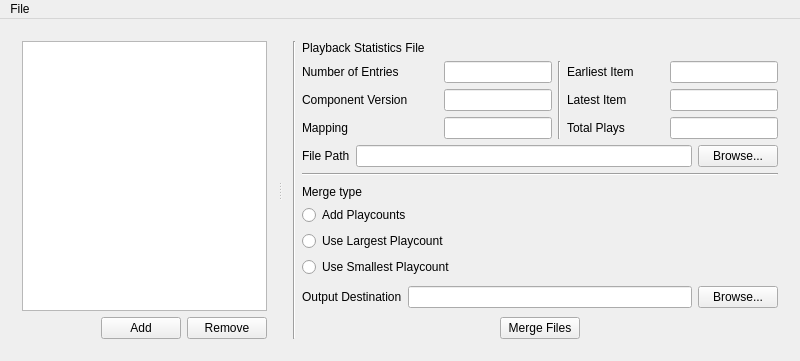
<?xml version="1.0" encoding="UTF-8"?>
<ui version="4.0">
 <class>MainWindow</class>
 <widget class="QMainWindow" name="MainWindow">
  <property name="geometry">
   <rect>
    <x>0</x>
    <y>0</y>
    <width>800</width>
    <height>361</height>
   </rect>
  </property>
  <property name="windowTitle">
   <string>MainWindow</string>
  </property>
  <widget class="QWidget" name="centralWidget">
   <layout class="QVBoxLayout" name="verticalLayout_6">
    <item>
     <widget class="QSplitter" name="splitter">
      <property name="orientation">
       <enum>Qt::Horizontal</enum>
      </property>
      <widget class="QWidget" name="">
       <layout class="QVBoxLayout" name="verticalLayout_2">
        <item>
         <layout class="QVBoxLayout" name="layoutList">
          <item>
           <widget class="QTableWidget" name="tableWidget"/>
          </item>
          <item>
           <layout class="QHBoxLayout" name="layoutListButtons">
            <item>
             <spacer name="horizontalSpacer_8">
              <property name="orientation">
               <enum>Qt::Horizontal</enum>
              </property>
              <property name="sizeHint" stdset="0">
               <size>
                <width>40</width>
                <height>20</height>
               </size>
              </property>
             </spacer>
            </item>
            <item>
             <widget class="QPushButton" name="pushButton_Add">
              <property name="text">
               <string>Add</string>
              </property>
             </widget>
            </item>
            <item>
             <widget class="QPushButton" name="pushButton_Remove">
              <property name="text">
               <string>Remove</string>
              </property>
             </widget>
            </item>
           </layout>
          </item>
         </layout>
        </item>
       </layout>
      </widget>
      <widget class="QWidget" name="">
       <layout class="QHBoxLayout" name="horizontalLayout_9">
        <item>
         <widget class="Line" name="line_2">
          <property name="orientation">
           <enum>Qt::Vertical</enum>
          </property>
         </widget>
        </item>
        <item>
         <layout class="QVBoxLayout" name="verticalLayout_5">
          <item>
           <widget class="QLabel" name="labelTitle">
            <property name="text">
             <string>Playback Statistics File</string>
            </property>
           </widget>
          </item>
          <item>
           <layout class="QHBoxLayout" name="horizontalLayout_7">
            <item>
             <layout class="QVBoxLayout" name="verticalLayout_4">
              <item>
               <layout class="QHBoxLayout" name="horizontalLayout">
                <item>
                 <widget class="QLabel" name="labelNumberEntries">
                  <property name="text">
                   <string>Number of Entries</string>
                  </property>
                 </widget>
                </item>
                <item>
                 <spacer name="horizontalSpacer_3">
                  <property name="orientation">
                   <enum>Qt::Horizontal</enum>
                  </property>
                  <property name="sizeHint" stdset="0">
                   <size>
                    <width>40</width>
                    <height>20</height>
                   </size>
                  </property>
                 </spacer>
                </item>
                <item>
                 <widget class="QLineEdit" name="lineEditNumberEntries">
                  <property name="sizePolicy">
                   <sizepolicy hsizetype="MinimumExpanding" vsizetype="Fixed">
                    <horstretch>0</horstretch>
                    <verstretch>0</verstretch>
                   </sizepolicy>
                  </property>
                 </widget>
                </item>
               </layout>
              </item>
              <item>
               <layout class="QHBoxLayout" name="horizontalLayout_2">
                <item>
                 <widget class="QLabel" name="labelVersion">
                  <property name="text">
                   <string>Component Version</string>
                  </property>
                 </widget>
                </item>
                <item>
                 <spacer name="horizontalSpacer_2">
                  <property name="orientation">
                   <enum>Qt::Horizontal</enum>
                  </property>
                  <property name="sizeHint" stdset="0">
                   <size>
                    <width>40</width>
                    <height>20</height>
                   </size>
                  </property>
                 </spacer>
                </item>
                <item>
                 <widget class="QLineEdit" name="lineEditVersion">
                  <property name="sizePolicy">
                   <sizepolicy hsizetype="MinimumExpanding" vsizetype="Fixed">
                    <horstretch>0</horstretch>
                    <verstretch>0</verstretch>
                   </sizepolicy>
                  </property>
                 </widget>
                </item>
               </layout>
              </item>
              <item>
               <layout class="QHBoxLayout" name="horizontalLayout_3">
                <item>
                 <widget class="QLabel" name="labelMapping">
                  <property name="text">
                   <string>Mapping</string>
                  </property>
                 </widget>
                </item>
                <item>
                 <spacer name="horizontalSpacer">
                  <property name="orientation">
                   <enum>Qt::Horizontal</enum>
                  </property>
                  <property name="sizeHint" stdset="0">
                   <size>
                    <width>40</width>
                    <height>20</height>
                   </size>
                  </property>
                 </spacer>
                </item>
                <item>
                 <widget class="QLineEdit" name="lineEditMapping">
                  <property name="sizePolicy">
                   <sizepolicy hsizetype="MinimumExpanding" vsizetype="Fixed">
                    <horstretch>0</horstretch>
                    <verstretch>0</verstretch>
                   </sizepolicy>
                  </property>
                 </widget>
                </item>
               </layout>
              </item>
             </layout>
            </item>
            <item>
             <widget class="Line" name="line">
              <property name="orientation">
               <enum>Qt::Vertical</enum>
              </property>
             </widget>
            </item>
            <item>
             <layout class="QVBoxLayout" name="verticalLayout_3">
              <item>
               <layout class="QHBoxLayout" name="horizontalLayout_4">
                <item>
                 <widget class="QLabel" name="labelEarliestItem">
                  <property name="text">
                   <string>Earliest Item</string>
                  </property>
                 </widget>
                </item>
                <item>
                 <spacer name="horizontalSpacer_4">
                  <property name="orientation">
                   <enum>Qt::Horizontal</enum>
                  </property>
                  <property name="sizeHint" stdset="0">
                   <size>
                    <width>40</width>
                    <height>20</height>
                   </size>
                  </property>
                 </spacer>
                </item>
                <item>
                 <widget class="QLineEdit" name="lineEditEarliestItem">
                  <property name="sizePolicy">
                   <sizepolicy hsizetype="MinimumExpanding" vsizetype="Fixed">
                    <horstretch>0</horstretch>
                    <verstretch>0</verstretch>
                   </sizepolicy>
                  </property>
                 </widget>
                </item>
               </layout>
              </item>
              <item>
               <layout class="QHBoxLayout" name="horizontalLayout_5">
                <item>
                 <widget class="QLabel" name="labelLatestItem">
                  <property name="text">
                   <string>Latest Item</string>
                  </property>
                 </widget>
                </item>
                <item>
                 <spacer name="horizontalSpacer_5">
                  <property name="orientation">
                   <enum>Qt::Horizontal</enum>
                  </property>
                  <property name="sizeHint" stdset="0">
                   <size>
                    <width>40</width>
                    <height>20</height>
                   </size>
                  </property>
                 </spacer>
                </item>
                <item>
                 <widget class="QLineEdit" name="lineEditLatestItem">
                  <property name="sizePolicy">
                   <sizepolicy hsizetype="MinimumExpanding" vsizetype="Fixed">
                    <horstretch>0</horstretch>
                    <verstretch>0</verstretch>
                   </sizepolicy>
                  </property>
                 </widget>
                </item>
               </layout>
              </item>
              <item>
               <layout class="QHBoxLayout" name="horizontalLayout_6">
                <item>
                 <widget class="QLabel" name="labelTotalPlays">
                  <property name="text">
                   <string>Total Plays</string>
                  </property>
                 </widget>
                </item>
                <item>
                 <spacer name="horizontalSpacer_6">
                  <property name="orientation">
                   <enum>Qt::Horizontal</enum>
                  </property>
                  <property name="sizeHint" stdset="0">
                   <size>
                    <width>40</width>
                    <height>20</height>
                   </size>
                  </property>
                 </spacer>
                </item>
                <item>
                 <widget class="QLineEdit" name="lineEditTotalPlays">
                  <property name="sizePolicy">
                   <sizepolicy hsizetype="MinimumExpanding" vsizetype="Fixed">
                    <horstretch>0</horstretch>
                    <verstretch>0</verstretch>
                   </sizepolicy>
                  </property>
                 </widget>
                </item>
               </layout>
              </item>
             </layout>
            </item>
           </layout>
          </item>
          <item>
           <layout class="QHBoxLayout" name="horizontalLayout_8">
            <item>
             <widget class="QLabel" name="labelFilePath">
              <property name="text">
               <string>File Path</string>
              </property>
             </widget>
            </item>
            <item>
             <widget class="QLineEdit" name="lineEditFilePath"/>
            </item>
            <item>
             <widget class="QPushButton" name="pushButtonFilePath">
              <property name="sizePolicy">
               <sizepolicy hsizetype="Minimum" vsizetype="Fixed">
                <horstretch>0</horstretch>
                <verstretch>0</verstretch>
               </sizepolicy>
              </property>
              <property name="text">
               <string>Browse...</string>
              </property>
             </widget>
            </item>
           </layout>
          </item>
          <item>
           <widget class="Line" name="lineDivider">
            <property name="orientation">
             <enum>Qt::Horizontal</enum>
            </property>
           </widget>
          </item>
          <item>
           <spacer name="verticalSpacer_2">
            <property name="orientation">
             <enum>Qt::Vertical</enum>
            </property>
            <property name="sizeHint" stdset="0">
             <size>
              <width>20</width>
              <height>40</height>
             </size>
            </property>
           </spacer>
          </item>
          <item>
           <layout class="QVBoxLayout" name="verticalLayout">
            <item>
             <widget class="QLabel" name="labelMergeType">
              <property name="text">
               <string>Merge type</string>
              </property>
             </widget>
            </item>
            <item>
             <widget class="QRadioButton" name="radioButton_Add">
              <property name="text">
               <string>Add Playcounts</string>
              </property>
             </widget>
            </item>
            <item>
             <widget class="QRadioButton" name="radioButton_Largest">
              <property name="text">
               <string>Use Largest Playcount</string>
              </property>
             </widget>
            </item>
            <item>
             <widget class="QRadioButton" name="radioButton_Smallest">
              <property name="text">
               <string>Use Smallest Playcount</string>
              </property>
             </widget>
            </item>
           </layout>
          </item>
          <item>
           <spacer name="verticalSpacer_3">
            <property name="orientation">
             <enum>Qt::Vertical</enum>
            </property>
            <property name="sizeHint" stdset="0">
             <size>
              <width>20</width>
              <height>40</height>
             </size>
            </property>
           </spacer>
          </item>
          <item>
           <layout class="QHBoxLayout" name="horizontalLayout_11">
            <item>
             <widget class="QLabel" name="labelFilePath_Output">
              <property name="text">
               <string>Output Destination</string>
              </property>
             </widget>
            </item>
            <item>
             <widget class="QLineEdit" name="lineEditFilePath_Output"/>
            </item>
            <item>
             <widget class="QPushButton" name="pushButtonFilePath_Output">
              <property name="sizePolicy">
               <sizepolicy hsizetype="Minimum" vsizetype="Fixed">
                <horstretch>0</horstretch>
                <verstretch>0</verstretch>
               </sizepolicy>
              </property>
              <property name="text">
               <string>Browse...</string>
              </property>
             </widget>
            </item>
           </layout>
          </item>
          <item>
           <spacer name="verticalSpacer">
            <property name="orientation">
             <enum>Qt::Vertical</enum>
            </property>
            <property name="sizeHint" stdset="0">
             <size>
              <width>20</width>
              <height>40</height>
             </size>
            </property>
           </spacer>
          </item>
          <item>
           <layout class="QHBoxLayout" name="horizontalLayout_10">
            <item alignment="Qt::AlignHCenter">
             <widget class="QPushButton" name="pushButton">
              <property name="text">
               <string>Merge Files</string>
              </property>
             </widget>
            </item>
           </layout>
          </item>
         </layout>
        </item>
       </layout>
      </widget>
     </widget>
    </item>
   </layout>
   <zorder>label</zorder>
   <zorder>lineEdit</zorder>
   <zorder>label_2</zorder>
   <zorder>lineEdit_2</zorder>
   <zorder>lineEdit_Output</zorder>
   <zorder>label_Output</zorder>
   <zorder>pushButton_Output</zorder>
   <zorder>pushButton_3</zorder>
   <zorder>horizontalSpacer</zorder>
   <zorder>listWidget</zorder>
   <zorder>pushButton_Add</zorder>
   <zorder>pushButton_Remove</zorder>
   <zorder>labelMergeType</zorder>
   <zorder>radioButton_Add</zorder>
   <zorder>radioButton_Largest</zorder>
   <zorder>radioButton_Smallest</zorder>
   <zorder>labelTitle</zorder>
   <zorder>labelNumberEntries</zorder>
   <zorder>labelVersion</zorder>
   <zorder>labelMapping</zorder>
   <zorder>labelEarliestItem</zorder>
   <zorder>labelLatestItem</zorder>
   <zorder>labelTotalPlays</zorder>
   <zorder>lineDivider</zorder>
   <zorder>lineEditNumberEntries</zorder>
   <zorder>lineEditEarliestItem</zorder>
   <zorder>lineEditVersion</zorder>
   <zorder>lineEditLatestItem</zorder>
   <zorder>lineEditMapping</zorder>
   <zorder>lineEditTotalPlays</zorder>
   <zorder>labelFilePath</zorder>
   <zorder>lineEditFilePath</zorder>
   <zorder>pushButtonFilePath</zorder>
   <zorder>verticalSpacer</zorder>
   <zorder>pushButton</zorder>
   <zorder>horizontalSpacer_7</zorder>
   <zorder></zorder>
   <zorder>layoutWidget</zorder>
   <zorder>line_2</zorder>
  </widget>
  <widget class="QMenuBar" name="menuBar">
   <property name="geometry">
    <rect>
     <x>0</x>
     <y>0</y>
     <width>800</width>
     <height>20</height>
    </rect>
   </property>
   <widget class="QMenu" name="menuFile">
    <property name="title">
     <string>File</string>
    </property>
    <addaction name="actionAdd_Export_File"/>
    <addaction name="actionRemove_Export_File"/>
    <addaction name="actionClear_All_Files"/>
   </widget>
   <addaction name="menuFile"/>
  </widget>
  <action name="actionAdd_Export_File">
   <property name="text">
    <string>Add Export File</string>
   </property>
  </action>
  <action name="actionClear_All_Files">
   <property name="text">
    <string>Clear All Files</string>
   </property>
  </action>
  <action name="actionRemove_Export_File">
   <property name="text">
    <string>Remove Export File</string>
   </property>
  </action>
 </widget>
 <layoutdefault spacing="6" margin="11"/>
 <resources/>
 <connections/>
</ui>
